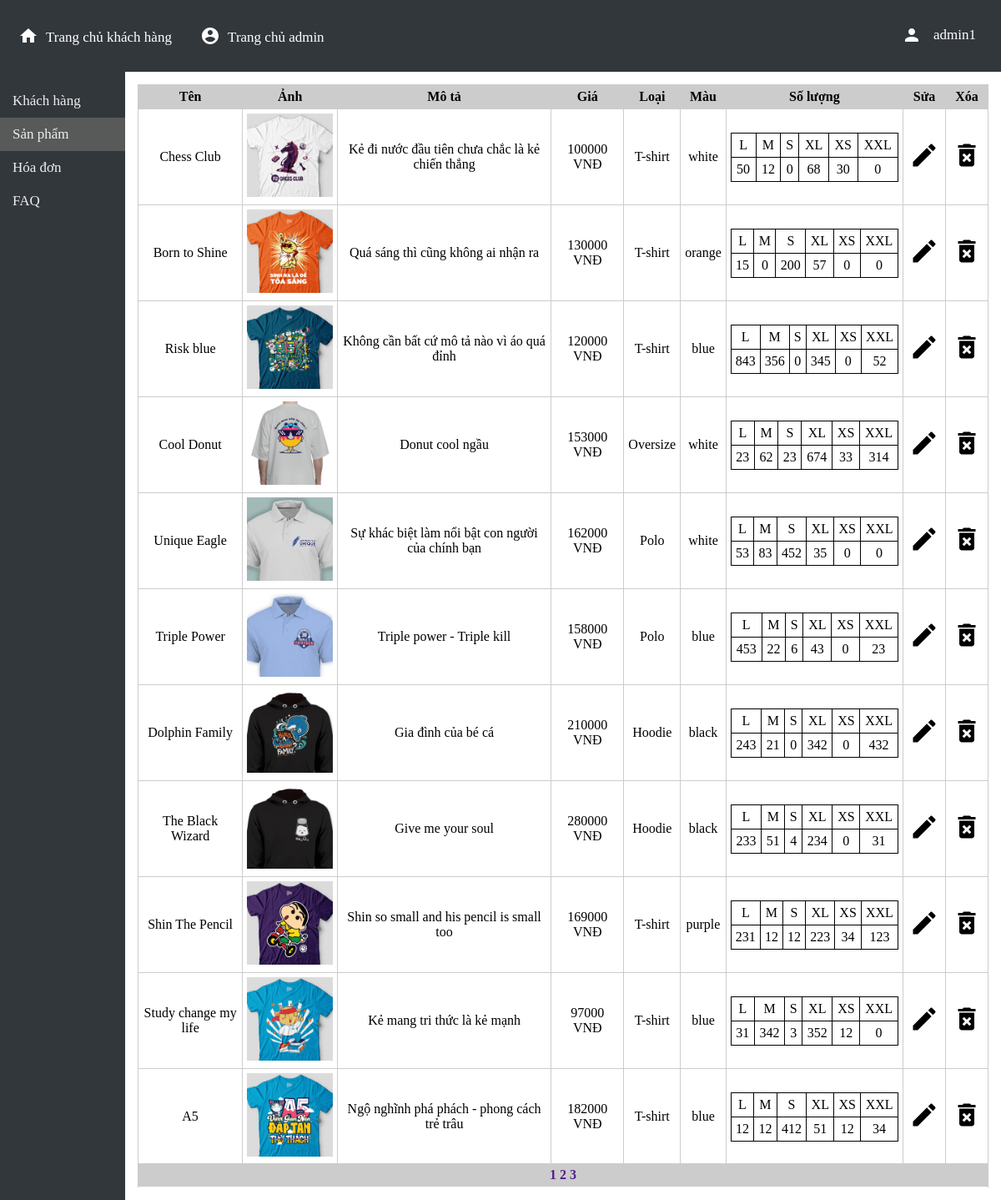
The app's page /manager/items/items-manager.php (signed in), older data.
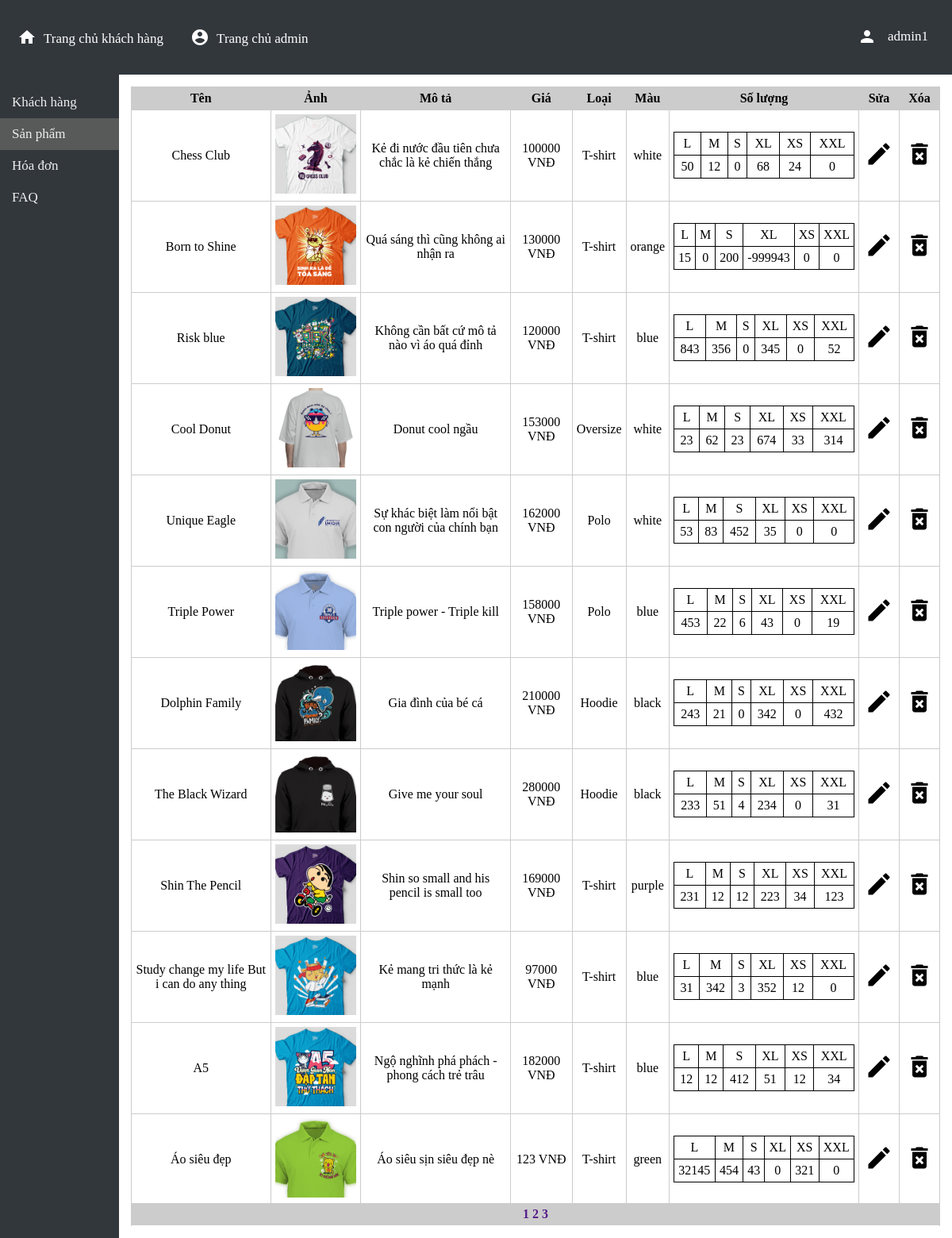
The same page, newer data.
### tables this page shows
CREATE TABLE `items` (
  `id` int(11) NOT NULL,
  `name` varchar(50) NOT NULL,
  `picture` varchar(100) DEFAULT NULL,
  `price` int(11) NOT NULL,
  `description` varchar(500) DEFAULT NULL,
  `id_type` int(11) NOT NULL,
  `id_color` int(11) NOT NULL
);

CREATE TABLE `item_types` (
  `id` int(11) NOT NULL,
  `type` varchar(50) NOT NULL
);

CREATE TABLE `item_colors` (
  `id` int(11) NOT NULL,
  `color` varchar(20) NOT NULL
);

CREATE TABLE `item_sizes` (
  `id` int(11) NOT NULL,
  `size` varchar(20) NOT NULL
);

CREATE TABLE `item_details` (
  `id_item` int(11) NOT NULL,
  `id_size` int(11) NOT NULL,
  `amount` int(11) NOT NULL
);

### manager/templates/check-admin-signed-in.php (called while the page is built, shortened)
        <?php
function is_admin_signed_in(): bool {
    if (isset($_SESSION["user"]) && $_SESSION["user"]["type"] == "admin") {
        return true;
    }
    return false;
}

### config/db.php (called while the page is built, shortened)
<?php
function sql_query(string $query_msg) {
    $connect = mysqli_connect(
        SERVER_NAME,
        USERNAME,
        PASSWORD,
        DB_NAME
    );
    mysqli_set_charset($connect, "utf8");
    $result = mysqli_query($connect, $query_msg) or trigger_error(mysqli_error($connect), E_USER_ERROR);
    return $result;
}

### manager/items/items-manager.php (the view, shortened to what this page needs)
<?php
    $root_path = $_SERVER["DOCUMENT_ROOT"];
    require_once($root_path . "/manager/templates/check-admin-signed-in.php");
    require_once($root_path . "/config/db.php");
    $item_picture_src = IMG_SRC . "items/";
?>
<!DOCTYPE html>
<html lang="en">
<head>
    <link rel="stylesheet" href="/manager/templates/css/all.css">
    <link rel="stylesheet" href="/manager/templates/css/layout.css">
</head>
<body>
    <?php include_once($root_path . "/manager/templates/header.php"); ?>
    <div class="page-body">
        <div class="page-menu">
            <?php include_once($root_path . "/manager/templates/menu.php"); ?>
        </div>
        <div class="page-content">
            <?php
                $items = sql_query("
                    SELECT *
                    FROM items;
                ");
            ?>
            <div class="scrollable">
            <table id="content-table">
                <tr class="table-bar" style="top: 0;">
                    <td>Tên</td>
                    <td>Ảnh</td>
                    <td>Mô tả</td>
                    <td>Giá</td>
                    <td>Loại</td>
                    <td>Màu</td>
                    <td>Số lượng</td>
                    <td>Sửa</td>
                    <td>Xóa</td>
                </tr>
                <?php foreach($items as $item): ?>
                    <?php
                        $item_type = sql_query("
                            SELECT type
                            FROM item_types
                            WHERE id = {$item["id_type"]};
                        ");
                        $item_type = mysqli_fetch_array($item_type)["type"];
                        $item_color = sql_query("
                            SELECT color
                            FROM item_colors
                            WHERE id = {$item["id_color"]};
                        ");
                        $item_color = mysqli_fetch_array($item_color)["color"];
                        $item_details = sql_query("
                            SELECT *
                            FROM item_details
                            WHERE id_item = {$item["id"]};
                        ");
                    ?>
                    <tr>
                        <td><?= $item['name'] ?></td>
                        <td><img style="height: 100px;" src="<?= $item_picture_src . $item['picture'] ?>"></td>
                        <td><?= $item['description'] ?></td>
                        <td><?= $item['price'] ?> VNĐ</td>
                        <td><?= $item_type ?></td>
                        <td><?= $item_color ?></td>
                        <td>
                            <?php
                                $item_sizes = sql_query("
                                    SELECT *
                                    FROM item_sizes;
                                ");
                            ?>
                            <table id="display-size">
                                <tr>
                                    <?php
                                        foreach ($item_sizes as $item_size) {
                                            ?>
                                            <td><?= $item_size["size"] ?></td>
                                            <?php
                                        }
                                    ?>
                                </tr>
                                <tr>
                                    <?php
                                        foreach ($item_sizes as $item_size) {
                                            $found_item = false;
                                            foreach ($item_details as $item_data) {
                                                if ($item_data["id_size"] == $item_size["id"]) {
                                                    $found_item = true;
                                                    ?>
                                                    <td><?= $item_data["amount"] ?></td>
                                                    <?php
                                                    break;
                                                }
                                            }
                                            if (!$found_item) {
                                                ?>
                                                <td>0</td>
                                                <?php
                                            }
                                        }
                                    ?>
                                </tr>
                            </table>
                        </td>
                        <td>
                            <a class="btn-action" href="/manager/items/item-update.php?id=<?= $item['id'] ?>">
                                <svg xmlns="http://www.w3.org/2000/svg" viewBox="0 0 24 24" fill="black" width="36px" height="36px"><path d="M0 0h24v24H0z" fill="none"/><path d="M3 17.25V21h3.75L17.81 9.94l-3.75-3.75L3 17.25zM20.71 7.04c.39-.39.39-1.02 0-1.41l-2.34-2.34c-.39-.39-1.02-.39-1.41 0l-1.83 1.83 3.75 3.75 1.83-1.83z"/></svg>
                            </a>
                        </td>
                        <td>
                            <a class="btn-action" href="/manager/items/item-delete-process.php?id=<?= $item['id'] ?>">
                            </a>
                        </td>
                    </tr>
                <?php endforeach ?>
                <tr class="table-bar" style="bottom: 0;">
                    <td colspan="9">
                        <a href="">1</a>
                        <a href="">2</a>
                        <a href="">3</a>
                    </td>
                </tr>
            </table>
            </div>
        </div>
    </div>
</body>
</html>

### manager/templates/header.php (shortened to what this page needs)
<?php
    require_once($_SERVER["DOCUMENT_ROOT"] . "/manager/templates/check-admin-signed-in.php");
?>
<link rel="stylesheet" href="/manager/templates/css/header-style.css">
<div id="admin-header">
    <div class="page-header">
    <nav class="header-menu">
        <ul>
            <a href="/public/home.php">
                <li>
                    <svg class="menu-option-icon" xmlns="http://www.w3.org/2000/svg" viewBox="0 0 24 24" fill="white" width="24px" height="24px"><path d="M0 0h24v24H0z" fill="none"/><path d="M10 20v-6h4v6h5v-8h3L12 3 2 12h3v8z"/></svg>
                    <span>Trang chủ khách hàng</span>
                </li>
            </a>
            <a href="/manager/main/main-manager.php">
                <li>
                    <span>Trang chủ admin</span>
                </li>
            </a>
        </ul>
    </nav>
    <div class="user-panel"
        onmouseover="document.getElementById('account-options').style.visibility = 'visible'"
        onmouseleave="document.getElementById('account-options').style.visibility = 'hidden'">
        <div class="account-display">
            <svg xmlns="http://www.w3.org/2000/svg" viewBox="0 0 24 24" fill="white" width="24px" height="24px"><path d="M0 0h24v24H0z" fill="none"/><path d="M12 12c2.21 0 4-1.79 4-4s-1.79-4-4-4-4 1.79-4 4 1.79 4 4 4zm0 2c-2.67 0-8 1.34-8 4v2h16v-2c0-2.66-5.33-4-8-4z"/></svg>
            <a class="user-name">
                <?php
                    if (is_admin_signed_in()) {
                        echo $_SESSION["user"]["admin"]["name"];
                    }
                ?>
            </a>
        </div>
    </div>
    </div>
</div>

### manager/templates/menu.php (shortened to what this page needs)
<link rel="stylesheet" href="/manager/templates/css/menu-style.css">
<div id="page-menu">
    <ul class="main-menu">
        <?php require_once($_SERVER["DOCUMENT_ROOT"] . "/manager/templates/check-admin-signed-in.php"); ?>
        <li class="<?php if (MENU_OPTION == "customer") echo "current-option"; ?>">
            <a href="#">Khách hàng</a>
        </li>
        <li class="<?php if (MENU_OPTION == "item") echo "current-option"; ?>">
            <a href="#">Sản phẩm</a>
        </li>
        <li class="<?php if (MENU_OPTION == "order") echo "current-option"; ?>">
            <a href="#">Hóa đơn</a>
        </li>
        <li class="<?php if (MENU_OPTION == "faq") echo "current-option"; ?>">
            <a href="#">FAQ</a>
        </li>
    </ul>
</div>

### manager/templates/css/all.css (style rules this page uses)
* { margin: 0; padding: 0; list-style: none; text-decoration: none; box-sizing: border-box; }

### manager/templates/css/layout.css (style rules this page uses)
:root { --slide-menu-size: 150px; --table-title-background-color: #ccc; --table-border-color: #ccc; --table-hover-color: #f0f0f0; --btn-action-hover-color: #ccc; }
.page-body { display: grid; grid-template-columns: var(--slide-menu-size) auto; height: 94vh; width: 100vw; }
.page-content { overflow: scroll; display: inline-block; box-sizing: border-box; width: 100%; padding: 15px 15px 15px 15px; }
#content-table { width: 100%; border: 1px var(--table-border-color) solid; border-collapse: collapse; }
#content-table .table-bar { position: sticky; }
#content-table .table-bar > td { font-weight: bold; background-color: var(--table-title-background-color); }
#content-table tr td { border: 1px var(--table-border-color) solid; padding: 5px 5px 5px 5px; vertical-align: top; text-align: center; vertical-align: middle; }
#content-table .btn-action { display: inline-block; width: 40px; height: 40px; }
.scrollable { width: 100%; max-height: 100%; overflow-x: scroll; overflow-y: scroll; }

### manager/templates/css/header-style.css (style rules this page uses)
#admin-header { --admin-header-foreground-color: #eee; --admin-header-background-color: #32373c; --admin-header-menu-hover: #585959; background-color: var(--admin-header-background-color); color: var(--admin-header-foreground-color); line-height: 30px; width: 100%; display: flex; align-items: center; min-height: 6vh; }
#admin-header .page-header { width: 100%; display: flex; justify-content: space-between; }
#admin-header .header-menu { margin-left: 7px; font-size: 17px; }
#admin-header .header-menu ul li { display: inline-block; margin: 0px 5px 0 5px; padding: 0px 10px 0px 10px; }
#admin-header .header-menu ul a { color: white; }
#admin-header .header-menu .menu-option-icon { position: relative; top: 5px; margin-right: 5px; }
#admin-header .user-panel { margin-right: 15px; padding: 0 10px 0 10px; }
#admin-header .user-panel .account-display { width: 100%; cursor: pointer; }
#admin-header .user-panel .account-display * { margin: 0 5px 0 5px; vertical-align: middle; }
#admin-header .user-panel .account-display .user-name { font-size: 17px; color: white; }

### manager/templates/css/menu-style.css (style rules this page uses)
#page-menu { --page-menu-background-color: #32373c; --page-menu-foreground-color: #eee; --page-menu-hover: #585959; position: relative; background-color: var(--page-menu-background-color); color: var(--page-menu-foreground-color); height: 100%; flex: 0 0 10em; padding-top: 15px; }
#page-menu * { color: var(--page-menu-foreground-color); font-size: 17px; }
#page-menu .main-menu li { width: 100%; padding: 10px 0 10px 15px; position: relative; cursor: pointer; }
#page-menu .main-menu .current-option { background-color: var(--page-menu-hover); }

### manager/items/items-manager.php (style rules this page uses)
#display-size { width: 100%; border: 1px black solid; border-collapse: collapse; }
#display-size tr td { border: 1px black solid; }

Row changes from the older to the newer data that the page shows:
changed item_details (number 4 of 56 on the later page): amount "30" → "24"
changed item_details (number 7 of 56 on the later page): amount "57" → "-999943"
changed item_details (number 26 of 56 on the later page): amount "23" → "19"
changed items "Kẻ mang tri thức là kẻ mạnh": name "Study change my life" → "Study change my life But i can do any thing"
added items: name "Áo siêu đẹp", picture (picture), description "Áo siêu sịn siêu đẹp nè", price "123", id_type.type "T-shirt", id_color.color "green", item_sizes (size "L"), item_sizes (size "M"), item_sizes (size "S"), item_sizes (size "XL"), item_sizes (size "XS"), item_sizes (size "XXL")
added item_details: amount "32145", shown under item_sizes (number 1 of 6 on the later page)
added item_details: amount "454", shown under item_sizes (number 2 of 6 on the later page)
added item_details: amount "43", shown under item_sizes (number 3 of 6 on the later page)
added item_details: amount "321", shown under item_sizes "XS"
